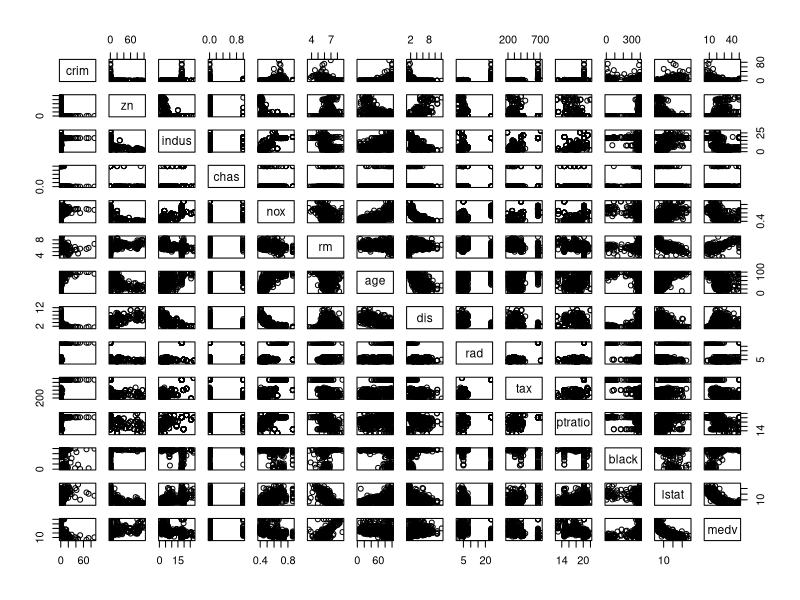
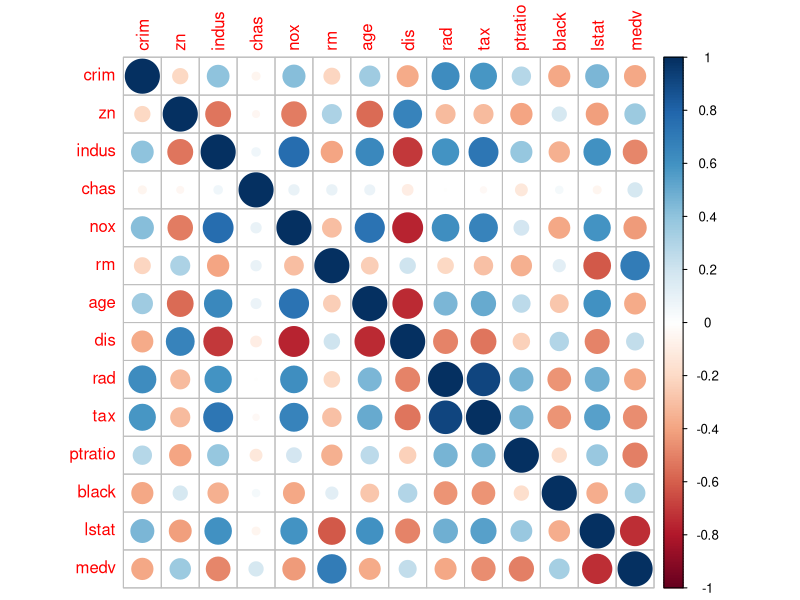
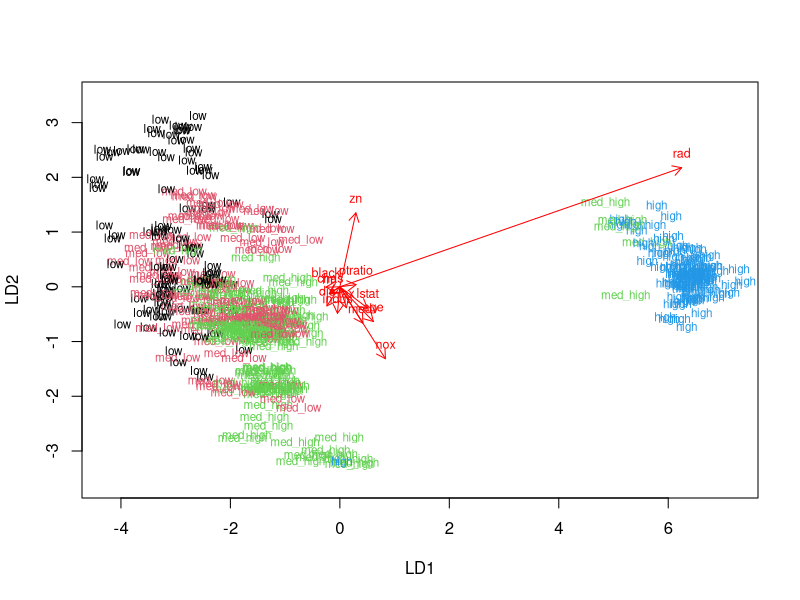
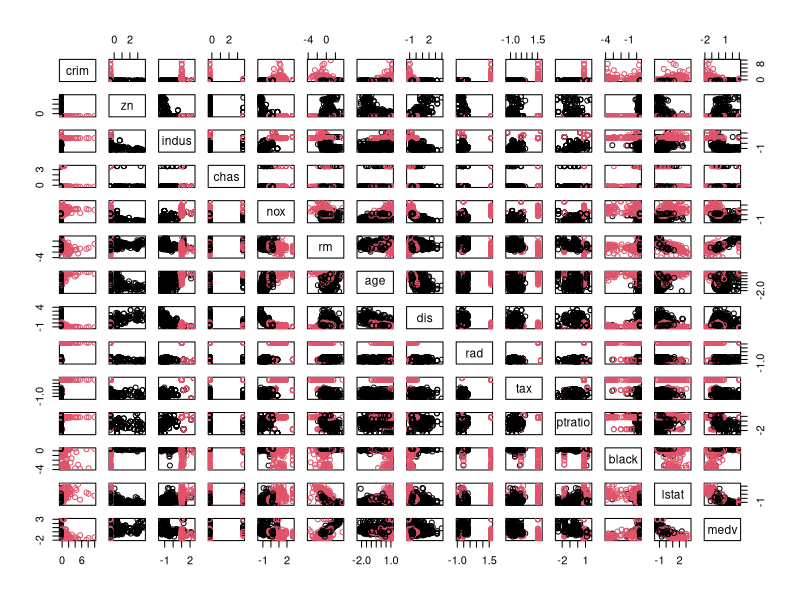

R code for these plots, in order:
## ---- chunk 1

## ---- chunk 2
library(MASS)
library(tidyr)
library(corrplot)
library(ggplot2)
#install.packages("GGally")
library(GGally)
data("Boston")
str(Boston)
dim(Boston)
summary(Boston)
## ---- chunk 3
Boston_pairs <- pairs(Boston)
cor_matrix <- cor(Boston)
cor_matrix
corrplot(cor_matrix, method="circle")
## ---- chunk 4

boston_scaled <- scale(Boston)
summary(boston_scaled)
class(boston_scaled)
boston_scaled <- as.data.frame(boston_scaled)
bins <- quantile(boston_scaled$crim)
label_cr <- c("low", "med_low", "med_high", "high")
crime <- cut(boston_scaled$crim, breaks = bins, include.lowest = TRUE, labels = label_cr)
table(crime)
boston_scaled <- dplyr::select(boston_scaled, -crim)
boston_scaled <- data.frame(boston_scaled, crime)
## ---- chunk 5
n <- nrow(boston_scaled)
ind <- sample(n,  size = n * 0.8)
train <- boston_scaled[ind,]
test <- boston_scaled[-ind,]
correct_classes <- test$crime
test <- dplyr::select(test, -crime)
## ---- chunk 6
colnames(boston_scaled)
lda.fit <- lda(crime  ~ zn + indus + chas + nox + rm + age + dis + rad + tax + ptratio + black + lstat + medv, data = train)

lda.fit

lda.arrows <- function(x, myscale = 1, arrow_heads = 0.1, color = "red", tex = 0.75, choices = c(1,2)){
  heads <- coef(x)
  arrows(x0 = 0, y0 = 0, 
         x1 = myscale * heads[,choices[1]], 
         y1 = myscale * heads[,choices[2]], col=color, length = arrow_heads)
  text(myscale * heads[,choices], labels = row.names(heads), 
       cex = tex, col=color, pos=3)
}

classes <- as.numeric(train$crime)
plot(lda.fit, dimen = 2, col = classes, pch = classes)
lda.arrows(lda.fit, myscale = 2)
## ---- chunk 7
lda.pred <- predict(lda.fit, newdata = test)
help(lda.pred)
table(correct = correct_classes, predicted = lda.pred$class)

## ---- chunk 8
set.seed(5)
data("Boston")
boston_scaled <- as.data.frame(scale(Boston))
dist_eu <- dist(boston_scaled)
summary(dist_eu)

km <- kmeans(boston_scaled, centers = 2)
prs <- pairs(boston_scaled, col = km$cluster)
prs
